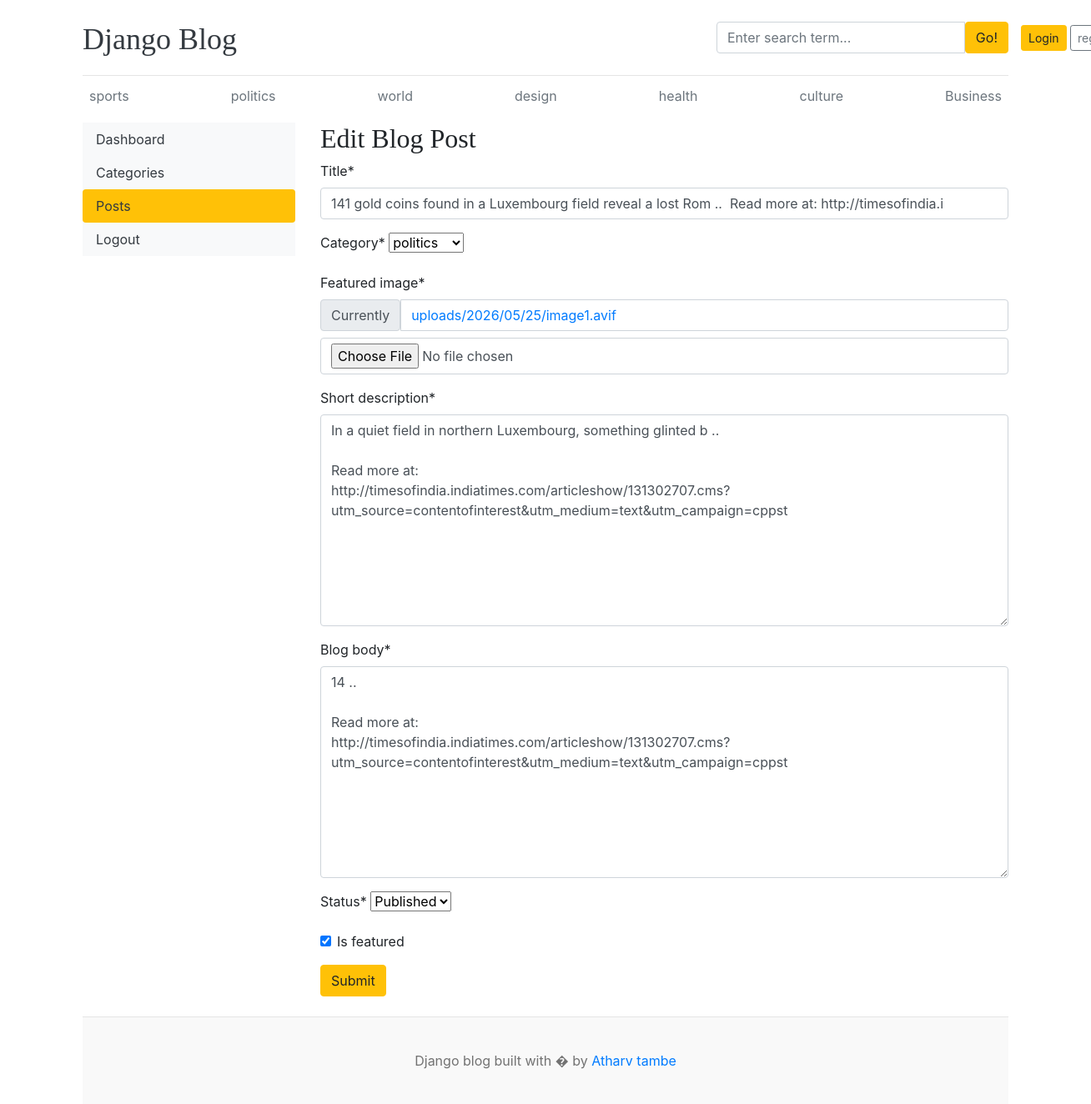
Before: /dashboards/posts/edit/2/ with the older database file.
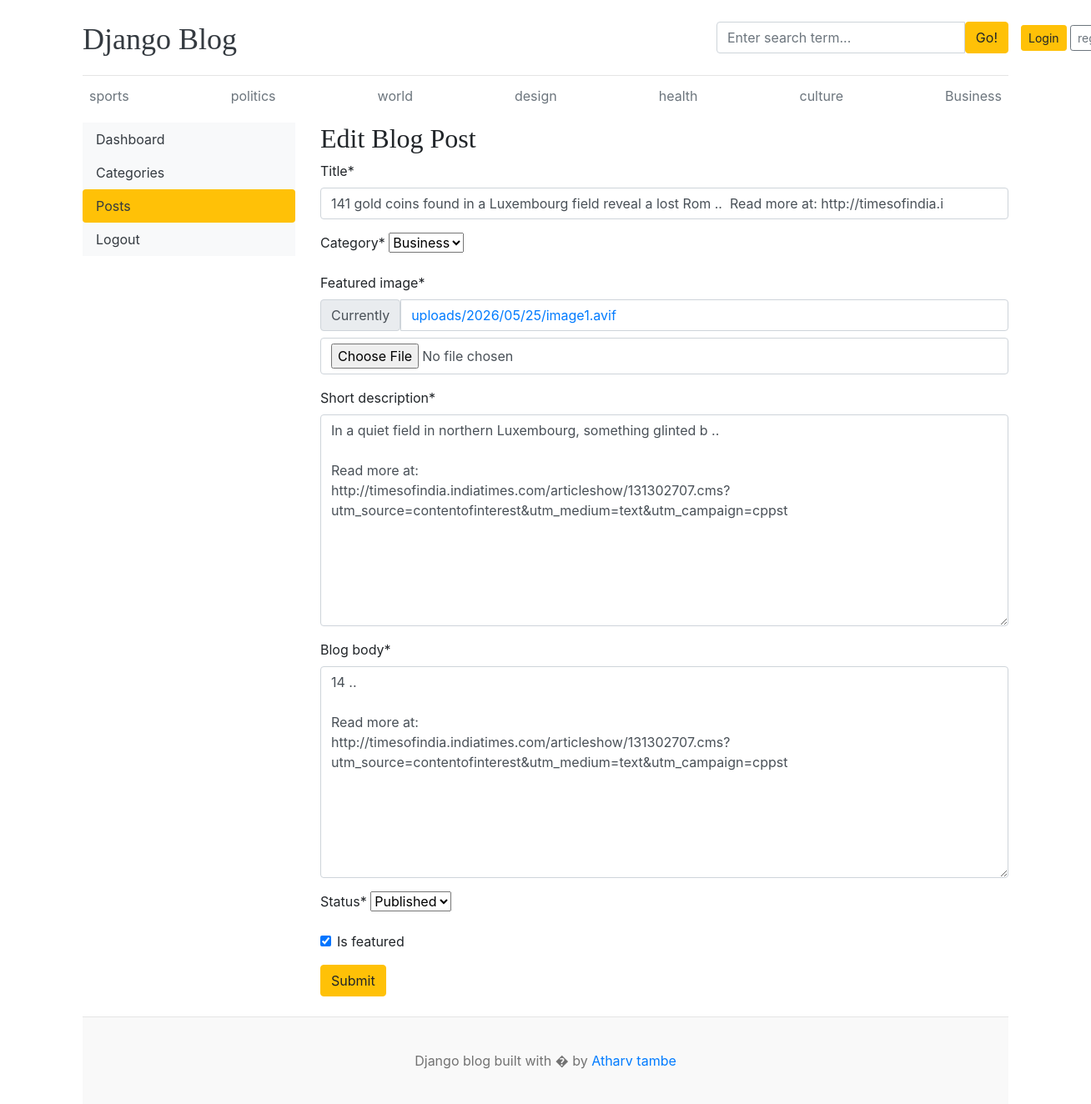
After: the same page with the newer database file.
### blog/models.py (models this page shows, shortened)
class Blog(models.Model):
    title = models.CharField(max_length=100)
    slug = models.SlugField(max_length=150, unique=True, blank=True)
    category = models.ForeignKey(category, on_delete=models.CASCADE)
    author = models.ForeignKey(User, on_delete=models.CASCADE)
    featured_image = models.ImageField(upload_to='uploads/%Y/%m/%d')
    short_description = models.TextField(max_length=500)
    blog_body = models.TextField(max_length=2000)
    status = models.CharField(max_length=20, choices=STATUS_CHOICES, default="Draft")
    is_featured = models.BooleanField(default=False)
    created_at = models.DateTimeField(auto_now_add=True)
    updated_at = models.DateTimeField(auto_now=True)

### dashboards/views.py (the view, shortened to what this page needs)
# urls.py: path('posts/edit/<int:pk>/',views.edit_post,name='edit_post'),
def edit_post(request, pk):
    post = get_object_or_404(Blog, pk=pk)
    form = BlogPostForm(instance=post)
    context = {
        'form': form,
        'post': post
    }
    return render(request, 'dashboards/edit_post.html', context)

### dashboards/forms.py
class BlogPostForm(forms.ModelForm):
    class Meta:
        model = Blog
        fields = ('title', 'category', 'featured_image', 'short_description', 'blog_body', 'status', 'is_featured')

### blog/context_processors.py (called while the page is built)
def get_categories(request):
    categories = category.objects.all()
    return dict(categories=categories)

### blog/models.py (called while the page is built)
    def __str__(self):
        return self.category_name

### templates/dashboards/edit_post.html (shortened to what this page needs)
{% extends 'base.html' %}
{% block content %}
{% load crispy_forms_tags %}
<div class="row">
    {% include 'dashboards/sidebar.html' %}
    <div class="col-md-9">
        <h2>Edit Blog Post</h2>
        <form action="{% url 'edit_post' post.id %}" method="POST" enctype="multipart/form-data">
            {{ form | crispy }}
            <button type="submit" class="btn btn-warning">Submit</button>
        </form>
        <br>
    </div>
</div>
{% endblock %}

Changed rows visible on the page:
changed Blog "Published": category "politics" → "Business"
